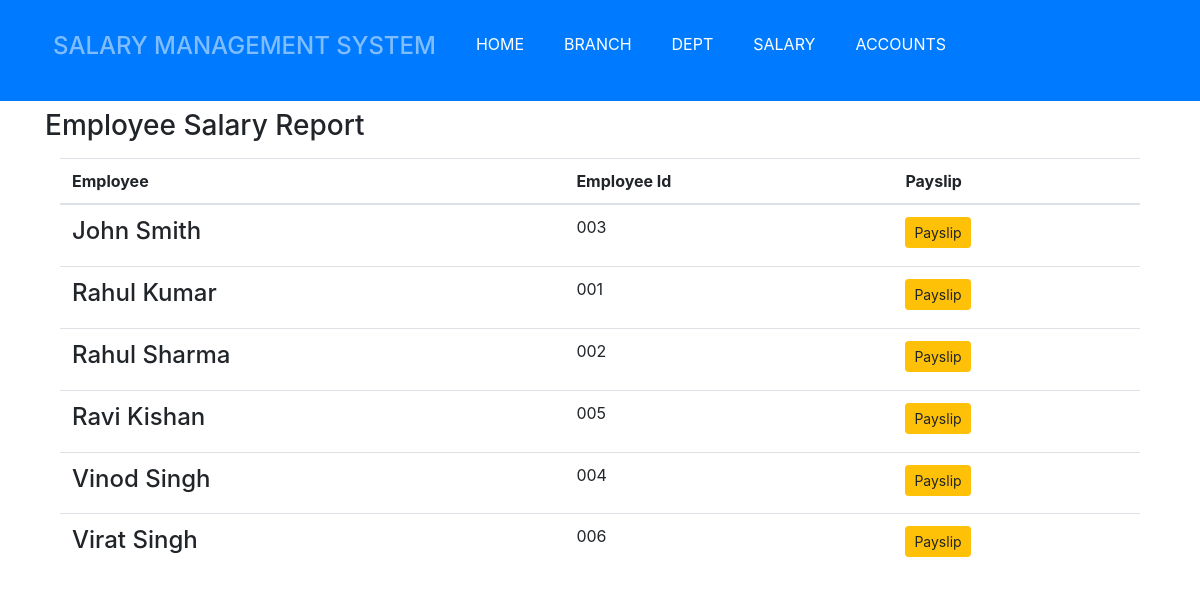
The app's page /report.php with its own data.
### tables this page shows
CREATE TABLE `employee_accounts` (
  `employee_id` varchar(80) NOT NULL,
  `role` varchar(20) NOT NULL,
  `bank_acc_no` varchar(100) NOT NULL,
  `bank_name` varchar(20) NOT NULL,
  `pf_acc_no` int(11) NOT NULL,
  `bank_type` varchar(20) NOT NULL,
  `emp_share` int(11) NOT NULL,
  `org_share` int(11) NOT NULL,
  `ts` timestamp NOT NULL DEFAULT current_timestamp()
);

CREATE TABLE `employee_information` (
  `employee_id` varchar(80) NOT NULL,
  `first_name` varchar(150) NOT NULL,
  `last_name` varchar(150) NOT NULL,
  `gender` varchar(11) NOT NULL,
  `department` varchar(120) NOT NULL,
  `experience` int(10) NOT NULL,
  `salary` int(11) NOT NULL,
  `age` int(10) NOT NULL,
  `address` varchar(200) NOT NULL,
  `email` varchar(120) NOT NULL,
  `mobile` varchar(100) NOT NULL,
  `country` varchar(20) NOT NULL,
  `ts` timestamp NOT NULL DEFAULT current_timestamp()
);

### report.php (the view, shortened to what this page needs)
<head>
    <?php include 'header.php'  ?>
</head>
<body>
<?php include '_navbar.php'  ?>
<?php include 'configs/db_config.php'  ?>
    <div class="container">
        <h3 class="mb-3">Employee Salary Report</h3>
        <div class="container">
        <table class="table">
            <thead>
            <tr>
                <th>Employee</th>
                <th>Employee Id</th>
                <th>Payslip</th>
            </tr>
            </thead>
            <tbody>
            <?php
                $sql = "SELECT * FROM Employee_Information INNER JOIN Employee_accounts ON Employee_Information.employee_id=Employee_accounts.employee_id order by  Employee_Information.first_name;  ";
                $result = $conn->query($sql);
                if ($result->num_rows > 0) {
                    while($row = $result->fetch_assoc()) {
                        ?>
                    <tr>
                        <td>
                            <h4><?php echo $row["first_name"].' '.$row["last_name"] ?></h4>
                        </td>
                        <td class=""><?php echo $row["employee_id"] ?></td>
                        <td> <button class="btn btn-sm btn-warning" data-toggle="modal" data-target="#myModal<?php echo $row["employee_id"]; ?>">Payslip</button></td>
                    </tr>
                    </div>
                   <?php }
                } else {
                    echo "0 results";
                }
            ?>
</body>
</html>

### records on screen
employee_accounts: employee_id.first_name "John", employee_id.last_name "Smith", employee_id "003"
employee_accounts: employee_id.first_name "Rahul", employee_id.last_name "Kumar", employee_id "001"
employee_accounts: employee_id.first_name "Rahul", employee_id.last_name "Sharma", employee_id "002"
employee_accounts: employee_id.first_name "Ravi", employee_id.last_name "Kishan", employee_id "005"
employee_accounts: employee_id.first_name "Vinod", employee_id.last_name "Singh", employee_id "004"
employee_accounts: employee_id.first_name "Virat", employee_id.last_name "Singh", employee_id "006"
